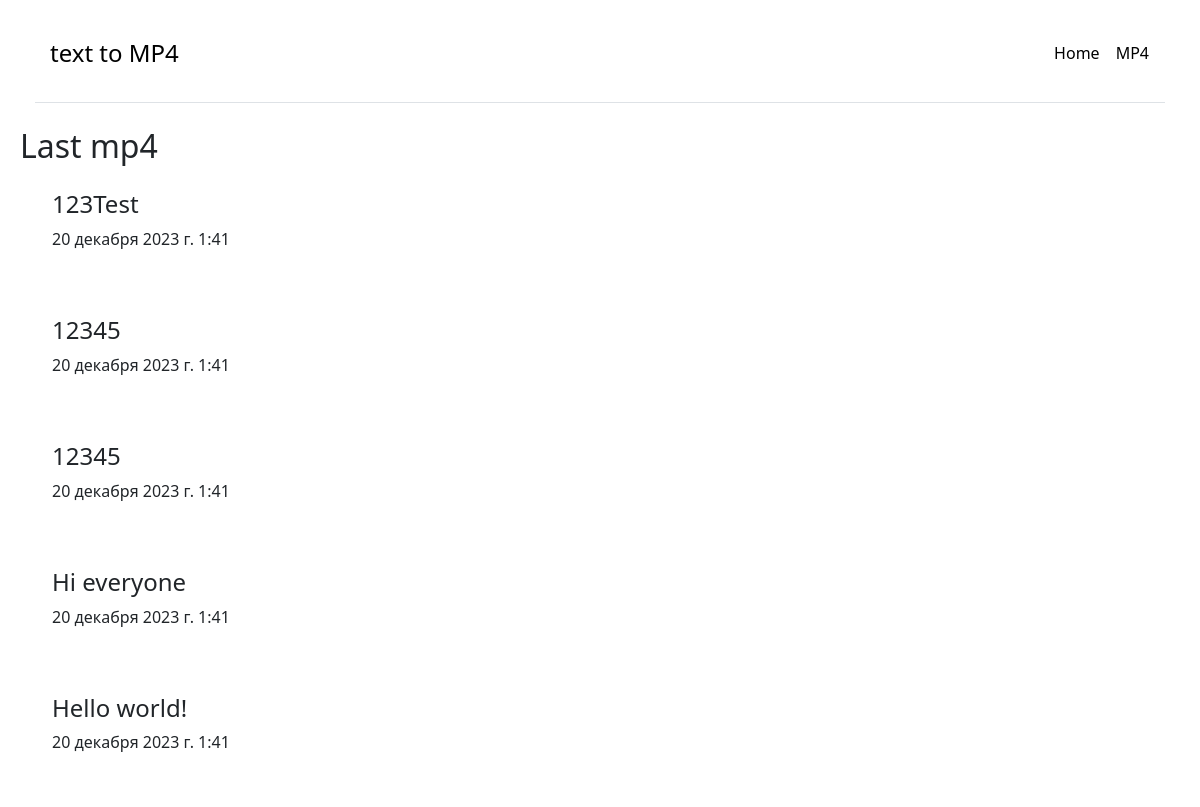
Before: / with the older database file.
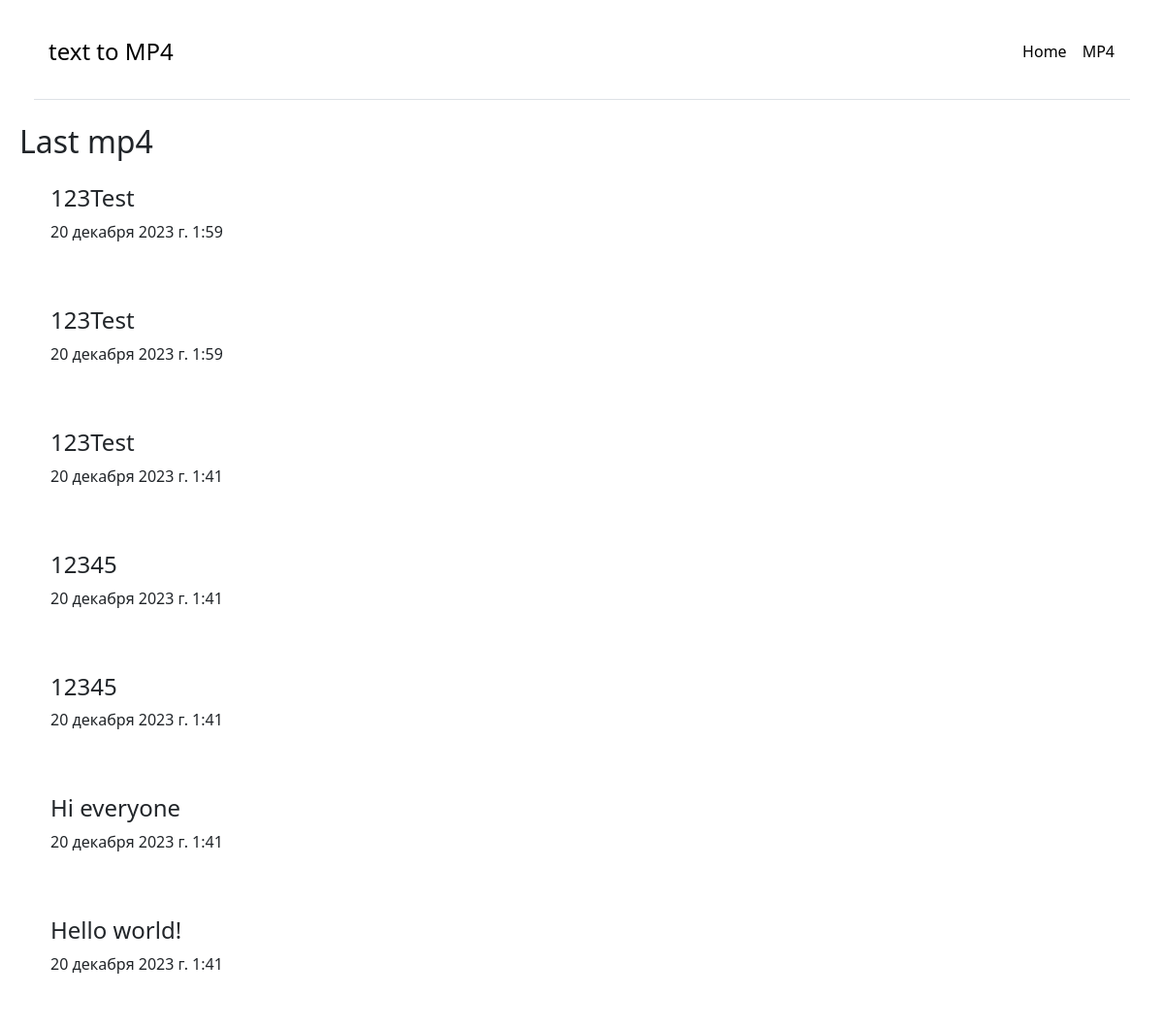
After: the same page with the newer database file.
### main/models.py (models this page shows, shortened)
class Videos(models.Model):
    word = models.TextField('Request')
    date = models.DateTimeField('Request time', default=datetime.now)
    class Meta:
        verbose_name = "Videos"
        verbose_name_plural = "video"

### main/views.py (the view)
# urls.py: path("", views.main),
def main(request):
    videos = Videos.objects.order_by('-id')[:10]
    return render(request,'main/main.html',{"title" : "Main page", "videos": videos})

### main/templates/main/main.html (shortened to what this page needs)
{% extends "main/base.html" %}
{%block content%}
    <h2>Last mp4</h2>
    {% if videos %}
        {% for el in videos %}
            <div class="alert alert-succeses mt-2">
                <h4>{{ el.word }}</h4>
                <p>{{ el.date }} </p>
            </div>
        {%endfor%}
    {% else %}
            <p>No requests</p>
    {% endif %}
{%endblock%}

### main/templates/main/base.html (shortened to what this page needs)
<!DOCTYPE html>
{% load static%}
<html lang="en">
<head>
    <link rel="stylesheet" href="https://cdn.jsdelivr.net/npm/bootstrap@5.3.2/dist/css/bootstrap.min.css">
    <link rel="stylesheet" href="{% static "main/css.css" %}">
</head>
<body>
    <div class="d-flex flex-column flex-md-row align-items-center pb-3 mb-4 border-bottom">
        <a href="/" class="d-flex align-items-center link-body-emphasis text-decoration-none">
          <span class="fs-4">text to MP4</span>
        </a>
        <nav class="d-inline-flex mt-2 mt-md-0 ms-md-auto">
          <a class="me-3 py-2 link-body-emphasis text-decoration-none" href="/">Home</a>
          <a class="me-3 py-2 link-body-emphasis text-decoration-none" href="mp4">MP4</a>
        </nav>
      </div>
      {% block content %}{% endblock %}
</body>
</html>

### main/static/main/css.css (style rules this page uses)
body { margin: 20px; }
.d-flex { margin: 15px; }
.alert { margin: 15px; }

Changed rows visible on the page:
added Videos: word "123Test", date "20 декабря 2023 г. 1:59"
added Videos: word "123Test", date "20 декабря 2023 г. 1:59"
